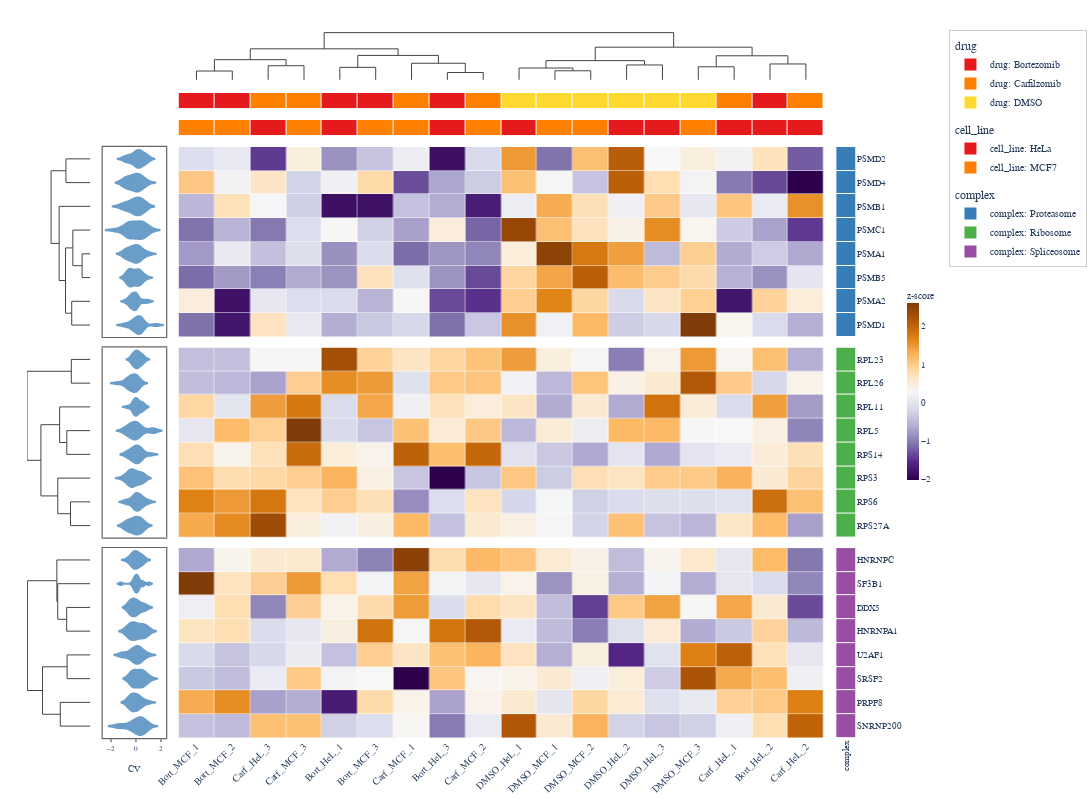

The notebook cell saved with this chart:
### Code cell
# ---------- 3. Quantitative Proteomics (Mass Spectrometry) ----------
#
# Log2 protein intensities across drug-treated cell lines.
# Violin annotations show replicate distributions.
# Split by protein complex membership.

rng3 = np.random.default_rng(2026)

# Proteins from well-known complexes
proteasome = ["PSMA1", "PSMA2", "PSMB1", "PSMB5", "PSMC1", "PSMD1", "PSMD2", "PSMD4"]
ribosome = ["RPL5", "RPL11", "RPS3", "RPS6", "RPS14", "RPL23", "RPL26", "RPS27A"]
spliceosome = ["SF3B1", "U2AF1", "SRSF2", "PRPF8", "SNRNP200", "DDX5", "HNRNPA1", "HNRNPC"]
all_proteins = proteasome + ribosome + spliceosome
complexes = ["Proteasome"] * 8 + ["Ribosome"] * 8 + ["Spliceosome"] * 8
n_prot = len(all_proteins)

# 18 samples: 3 drugs × 2 cell lines × 3 replicates
n_prot_samples = 18
drugs = ["DMSO"] * 6 + ["Bortezomib"] * 6 + ["Carfilzomib"] * 6
cell_lines = (["HeLa"] * 3 + ["MCF7"] * 3) * 3
sample_labels = [f"{d[:4]}_{c[:3]}_{r+1}" for d, c, r in
                 zip(drugs, cell_lines, list(range(3)) * 6)]

# Log2 intensity: baseline ~22–28, drug effects on proteasome
log2_int = rng3.normal(25, 1.5, (n_prot, n_prot_samples))
log2_int[:8, 6:] -= 3.0    # proteasome down with proteasome inhibitors
log2_int[8:16, 6:] += 1.0  # ribosome compensatory up-regulation

df_prot = pd.DataFrame(log2_int, index=all_proteins, columns=sample_labels)

# Violin: replicate variability per protein (simulate 15 technical replicates)
violin_reps = rng3.normal(0, 0.5, (n_prot, 15))

top_ha3 = HeatmapAnnotation(
    drug=drugs,
    cell_line=cell_lines,
)
left_ha3 = HeatmapAnnotation(
    CV={"values": violin_reps, "type": "violin", "color": "#6A9EC9"},
    which="row",
)
right_ha3 = HeatmapAnnotation(
    complex=complexes,
    which="row",
)

hm3 = ComplexHeatmap(
    df_prot,
    top_annotation=top_ha3,
    left_annotation=left_ha3,
    right_annotation=right_ha3,
    split_rows_by="complex",
    colorscale="PuOr_r",
    normalize="row",
    name="z-score",
    cluster_metric="correlation",
    width=1100,
    height=800,
)
hm3.to_plotly()

### Figure 1 — Plotly figure (JSON) as saved in the notebook; plotly's stock layout.template omitted (floating-point values rounded to 4 significant figures; data arrays with more than 128 entries replaced by an {"elided": "..."} marker saying what was removed)
{"data": [{"colorbar": {"len": 0.3, "outlinewidth": 0, "thickness": 12, "tickfont": {"family": "Arial, Helvetica, sans-serif", "size": 9}, "title": {"font": {"family": "Arial, Helvetica, sans-serif", "size": 10}, "text": "z-score"}, "x": 1.057, "xpad": 4, "y": 0.5}, "colorscale": [[0.0, "rgb(45,0,75)"], [0.1, "rgb(84,39,136)"], [0.2, "rgb(128,115,172)"], [0.3, "rgb(178,171,210)"], [0.4, "rgb(216,218,235)"], [0.5, "rgb(247,247,247)"], [0.6, "rgb(254,224,182)"], [0.7, "rgb(253,184,99)"], [0.8, "rgb(224,130,20)"], [0.9, "rgb(179,88,6)"], [1.0, "rgb(127,59,8)"]], "customdata": {"elided": "8x18x2 str values"}, "hovertemplate": "row: %{customdata[0]}<br>col: %{customdata[1]}<br>value: %{z:.3f}<extra></extra>", "showscale": true, "type": "heatmap", "x": [0.0, 1.0, 2.0, 3.0, 4.0, 5.0, 6.0, 7.0, 8.0, 9.0, 10.0, 11.0, 12.0, 13.0, 14.0, 15.0, 16.0, 17.0], "xaxis": "x6", "xgap": 0.5, "y": [0.0, 1.0, 2.0, 3.0, 4.0, 5.0, 6.0, 7.0], "yaxis": "y6", "ygap": 0.5, "z": {"elided": "8x18 float values"}}, {"colorscale": [[0.0, "rgb(45,0,75)"], [0.1, "rgb(84,39,136)"], [0.2, "rgb(128,115,172)"], [0.3, "rgb(178,171,210)"], [0.4, "rgb(216,218,235)"], [0.5, "rgb(247,247,247)"], [0.6, "rgb(254,224,182)"], [0.7, "rgb(253,184,99)"], [0.8, "rgb(224,130,20)"], [0.9, "rgb(179,88,6)"], [1.0, "rgb(127,59,8)"]], "customdata": {"elided": "8x18x2 str values"}, "hovertemplate": "row: %{customdata[0]}<br>col: %{customdata[1]}<br>value: %{z:.3f}<extra></extra>", "showscale": false, "type": "heatmap", "x": [0.0, 1.0, 2.0, 3.0, 4.0, 5.0, 6.0, 7.0, 8.0, 9.0, 10.0, 11.0, 12.0, 13.0, 14.0, 15.0, 16.0, 17.0], "xaxis": "x10", "xgap": 0.5, "y": [0.0, 1.0, 2.0, 3.0, 4.0, 5.0, 6.0, 7.0], "yaxis": "y10", "ygap": 0.5, "z": {"elided": "8x18 float values"}}, {"colorscale": [[0.0, "rgb(45,0,75)"], [0.1, "rgb(84,39,136)"], [0.2, "rgb(128,115,172)"], [0.3, "rgb(178,171,210)"], [0.4, "rgb(216,218,235)"], [0.5, "rgb(247,247,247)"], [0.6, "rgb(254,224,182)"], [0.7, "rgb(253,184,99)"], [0.8, "rgb(224,130,20)"], [0.9, "rgb(179,88,6)"], [1.0, "rgb(127,59,8)"]], "customdata": {"elided": "8x18x2 str values"}, "hovertemplate": "row: %{customdata[0]}<br>col: %{customdata[1]}<br>value: %{z:.3f}<extra></extra>", "showscale": false, "type": "heatmap", "x": [0.0, 1.0, 2.0, 3.0, 4.0, 5.0, 6.0, 7.0, 8.0, 9.0, 10.0, 11.0, 12.0, 13.0, 14.0, 15.0, 16.0, 17.0], "xaxis": "x14", "xgap": 0.5, "y": [0.0, 1.0, 2.0, 3.0, 4.0, 5.0, 6.0, 7.0], "yaxis": "y14", "ygap": 0.5, "z": {"elided": "8x18 float values"}}, {"hoverinfo": "none", "line": {"color": "#444444", "width": 1.0}, "mode": "lines", "showlegend": false, "type": "scatter", "x": [0.0, 0.0, 1.0, 1.0], "xaxis": "x", "y": [0.0, 0.4455, 0.4455, 0.0], "yaxis": "y"}, {"hoverinfo": "none", "line": {"color": "#444444", "width": 1.0}, "mode": "lines", "showlegend": false, "type": "scatter", "x": [2.0, 2.0, 3.0, 3.0], "xaxis": "x", "y": [0.0, 0.7147, 0.7147, 0.0], "yaxis": "y"}, {"hoverinfo": "none", "line": {"color": "#444444", "width": 1.0}, "mode": "lines", "showlegend": false, "type": "scatter", "x": [0.5, 0.5, 2.5, 2.5], "xaxis": "x", "y": [0.4455, 1.024, 1.024, 0.7147], "yaxis": "y"}, {"hoverinfo": "none", "line": {"color": "#444444", "width": 1.0}, "mode": "lines", "showlegend": false, "type": "scatter", "x": [4.0, 4.0, 5.0, 5.0], "xaxis": "x", "y": [0.0, 0.6325, 0.6325, 0.0], "yaxis": "y"}, {"hoverinfo": "none", "line": {"color": "#444444", "width": 1.0}, "mode": "lines", "showlegend": false, "type": "scatter", "x": [7.0, 7.0, 8.0, 8.0], "xaxis": "x", "y": [0.0, 0.3687, 0.3687, 0.0], "yaxis": "y"}, {"hoverinfo": "none", "line": {"color": "#444444", "width": 1.0}, "mode": "lines", "showlegend": false, "type": "scatter", "x": [6.0, 6.0, 7.5, 7.5], "xaxis": "x", "y": [0.0, 0.8413, 0.8413, 0.3687], "yaxis": "y"}, {"hoverinfo": "none", "line": {"color": "#444444", "width": 1.0}, "mode": "lines", "showlegend": false, "type": "scatter", "x": [4.5, 4.5, 6.75, 6.75], "xaxis": "x", "y": [0.6325, 1.24, 1.24, 0.8413], "yaxis": "y"}, {"hoverinfo": "none", "line": {"color": "#444444", "width": 1.0}, "mode": "lines", "showlegend": false, "type": "scatter", "x": [1.5, 1.5, 5.625, 5.625], "xaxis": "x", "y": [1.024, 1.575, 1.575, 1.24], "yaxis": "y"}, {"hoverinfo": "none", "line": {"color": "#444444", "width": 1.0}, "mode": "lines", "showlegend": false, "type": "scatter", "x": [10.0, 10.0, 11.0, 11.0], "xaxis": "x", "y": [0.0, 0.458, 0.458, 0.0], "yaxis": "y"}, {"hoverinfo": "none", "line": {"color": "#444444", "width": 1.0}, "mode": "lines", "showlegend": false, "type": "scatter", "x": [9.0, 9.0, 10.5, 10.5], "xaxis": "x", "y": [0.0, 0.598, 0.598, 0.458], "yaxis": "y"}, {"hoverinfo": "none", "line": {"color": "#444444", "width": 1.0}, "mode": "lines", "showlegend": false, "type": "scatter", "x": [12.0, 12.0, 13.0, 13.0], "xaxis": "x", "y": [0.0, 0.7542, 0.7542, 0.0], "yaxis": "y"}, {"hoverinfo": "none", "line": {"color": "#444444", "width": 1.0}, "mode": "lines", "showlegend": false, "type": "scatter", "x": [9.75, 9.75, 12.5, 12.5], "xaxis": "x", "y": [0.598, 0.9743, 0.9743, 0.7542], "yaxis": "y"}, {"hoverinfo": "none", "line": {"color": "#444444", "width": 1.0}, "mode": "lines", "showlegend": false, "type": "scatter", "x": [14.0, 14.0, 15.0, 15.0], "xaxis": "x", "y": [0.0, 0.6609, 0.6609, 0.0], "yaxis": "y"}, {"hoverinfo": "none", "line": {"color": "#444444", "width": 1.0}, "mode": "lines", "showlegend": false, "type": "scatter", "x": [16.0, 16.0, 17.0, 17.0], "xaxis": "x", "y": [0.0, 0.8049, 0.8049, 0.0], "yaxis": "y"}, {"hoverinfo": "none", "line": {"color": "#444444", "width": 1.0}, "mode": "lines", "showlegend": false, "type": "scatter", "x": [14.5, 14.5, 16.5, 16.5], "xaxis": "x", "y": [0.6609, 1.221, 1.221, 0.8049], "yaxis": "y"}, {"hoverinfo": "none", "line": {"color": "#444444", "width": 1.0}, "mode": "lines", "showlegend": false, "type": "scatter", "x": [11.12, 11.12, 15.5, 15.5], "xaxis": "x", "y": [0.9743, 1.659, 1.659, 1.221], "yaxis": "y"}, {"hoverinfo": "none", "line": {"color": "#444444", "width": 1.0}, "mode": "lines", "showlegend": false, "type": "scatter", "x": [3.562, 3.562, 13.31, 13.31], "xaxis": "x", "y": [1.575, 2.4, 2.4, 1.659], "yaxis": "y"}, {"hoverinfo": "none", "line": {"color": "#444444", "width": 1.0}, "mode": "lines", "showlegend": false, "type": "scatter", "x": [-0.0, -0.6477, -0.6477, -0.0], "xaxis": "x4", "y": [0.0, 0.0, 1.0, 1.0], "yaxis": "y4"}, {"hoverinfo": "none", "line": {"color": "#444444", "width": 1.0}, "mode": "lines", "showlegend": false, "type": "scatter", "x": [-0.0, -0.2188, -0.2188, -0.0], "xaxis": "x4", "y": [4.0, 4.0, 5.0, 5.0], "yaxis": "y4"}, {"hoverinfo": "none", "line": {"color": "#444444", "width": 1.0}, "mode": "lines", "showlegend": false, "type": "scatter", "x": [-0.0, -0.4648, -0.4648, -0.2188], "xaxis": "x4", "y": [3.0, 3.0, 4.5, 4.5], "yaxis": "y4"}, {"hoverinfo": "none", "line": {"color": "#444444", "width": 1.0}, "mode": "lines", "showlegend": false, "type": "scatter", "x": [-0.0, -0.4942, -0.4942, -0.0], "xaxis": "x4", "y": [6.0, 6.0, 7.0, 7.0], "yaxis": "y4"}, {"hoverinfo": "none", "line": {"color": "#444444", "width": 1.0}, "mode": "lines", "showlegend": false, "type": "scatter", "x": [-0.4648, -0.6585, -0.6585, -0.4942], "xaxis": "x4", "y": [3.75, 3.75, 6.5, 6.5], "yaxis": "y4"}, {"hoverinfo": "none", "line": {"color": "#444444", "width": 1.0}, "mode": "lines", "showlegend": false, "type": "scatter", "x": [-0.0, -0.828, -0.828, -0.6585], "xaxis": "x4", "y": [2.0, 2.0, 5.125, 5.125], "yaxis": "y4"}, {"hoverinfo": "none", "line": {"color": "#444444", "width": 1.0}, "mode": "lines", "showlegend": false, "type": "scatter", "x": [-0.6477, -1.043, -1.043, -0.828], "xaxis": "x4", "y": [0.5, 0.5, 3.562, 3.562], "yaxis": "y4"}, {"hoverinfo": "none", "line": {"color": "#444444", "width": 1.0}, "mode": "lines", "showlegend": false, "type": "scatter", "x": [-0.0, -0.5054, -0.5054, -0.0], "xaxis": "x8", "y": [0.0, 0.0, 1.0, 1.0], "yaxis": "y8"}, {"hoverinfo": "none", "line": {"color": "#444444", "width": 1.0}, "mode": "lines", "showlegend": false, "type": "scatter", "x": [-0.0, -0.6247, -0.6247, -0.0], "xaxis": "x8", "y": [3.0, 3.0, 4.0, 4.0], "yaxis": "y8"}, {"hoverinfo": "none", "line": {"color": "#444444", "width": 1.0}, "mode": "lines", "showlegend": false, "type": "scatter", "x": [-0.0, -0.8149, -0.8149, -0.6247], "xaxis": "x8", "y": [2.0, 2.0, 3.5, 3.5], "yaxis": "y8"}, {"hoverinfo": "none", "line": {"color": "#444444", "width": 1.0}, "mode": "lines", "showlegend": false, "type": "scatter", "x": [-0.0, -0.5264, -0.5264, -0.0], "xaxis": "x8", "y": [6.0, 6.0, 7.0, 7.0], "yaxis": "y8"}, {"hoverinfo": "none", "line": {"color": "#444444", "width": 1.0}, "mode": "lines", "showlegend": false, "type": "scatter", "x": [-0.0, -0.8643, -0.8643, -0.5264], "xaxis": "x8", "y": [5.0, 5.0, 6.5, 6.5], "yaxis": "y8"}, {"hoverinfo": "none", "line": {"color": "#444444", "width": 1.0}, "mode": "lines", "showlegend": false, "type": "scatter", "x": [-0.8149, -1.312, -1.312, -0.8643], "xaxis": "x8", "y": [2.75, 2.75, 5.75, 5.75], "yaxis": "y8"}, {"hoverinfo": "none", "line": {"color": "#444444", "width": 1.0}, "mode": "lines", "showlegend": false, "type": "scatter", "x": [-0.5054, -1.681, -1.681, -1.312], "xaxis": "x8", "y": [0.5, 0.5, 4.25, 4.25], "yaxis": "y8"}, {"hoverinfo": "none", "line": {"color": "#444444", "width": 1.0}, "mode": "lines", "showlegend": false, "type": "scatter", "x": [-0.0, -0.6283, -0.6283, -0.0], "xaxis": "x12", "y": [2.0, 2.0, 3.0, 3.0], "yaxis": "y12"}, {"hoverinfo": "none", "line": {"color": "#444444", "width": 1.0}, "mode": "lines", "showlegend": false, "type": "scatter", "x": [-0.0, -0.8658, -0.8658, -0.6283], "xaxis": "x12", "y": [1.0, 1.0, 2.5, 2.5], "yaxis": "y12"}, {"hoverinfo": "none", "line": {"color": "#444444", "width": 1.0}, "mode": "lines", "showlegend": false, "type": "scatter", "x": [-0.0, -0.8887, -0.8887, -0.8658], "xaxis": "x12", "y": [0.0, 0.0, 1.75, 1.75], "yaxis": "y12"}, {"hoverinfo": "none", "line": {"color": "#444444", "width": 1.0}, "mode": "lines", "showlegend": false, "type": "scatter", "x": [-0.0, -0.6161, -0.6161, -0.0], "xaxis": "x12", "y": [4.0, 4.0, 5.0, 5.0], "yaxis": "y12"}, {"hoverinfo": "none", "line": {"color": "#444444", "width": 1.0}, "mode": "lines", "showlegend": false, "type": "scatter", "x": [-0.0, -0.7976, -0.7976, -0.0], "xaxis": "x12", "y": [6.0, 6.0, 7.0, 7.0], "yaxis": "y12"}, {"hoverinfo": "none", "line": {"color": "#444444", "width": 1.0}, "mode": "lines", "showlegend": false, "type": "scatter", "x": [-0.6161, -1.27, -1.27, -0.7976], "xaxis": "x12", "y": [4.5, 4.5, 6.5, 6.5], "yaxis": "y12"}, {"hoverinfo": "none", "line": {"color": "#444444", "width": 1.0}, "mode": "lines", "showlegend": false, "type": "scatter", "x": [-0.8887, -1.671, -1.671, -1.27], "xaxis": "x12", "y": [0.875, 0.875, 5.5, 5.5], "yaxis": "y12"}, {"colorscale": [[0.0, "#E41A1C"], [0.3333, "#E41A1C"], [0.3333, "#FF7F00"], [0.6667, "#FF7F00"], [0.6667, "#FFD92F"], [1.0, "#FFD92F"]], "customdata": [["Bortezomib", "Bortezomib", "Carfilzomib", "Carfilzomib", "Bortezomib", "Bortezomib", "Carfilzomib", "Bortezomib", "Carfilzomib", "DMSO", "DMSO", "DMSO", "DMSO", "DMSO", "DMSO", "Carfilzomib", "Bortezomib", "Carfilzomib"]], "hovertemplate": "drug: %{customdata}<extra></extra>", "showscale": false, "type": "heatmap", "x": [0.0, 1.0, 2.0, 3.0, 4.0, 5.0, 6.0, 7.0, 8.0, 9.0, 10.0, 11.0, 12.0, 13.0, 14.0, 15.0, 16.0, 17.0], "xaxis": "x2", "xgap": 1, "y": ["drug"], "yaxis": "y2", "ygap": 1, "z": [[0, 0, 1, 1, 0, 0, 1, 0, 1, 2, 2, 2, 2, 2, 2, 1, 0, 1]], "zmax": 2.5, "zmin": -0.5}, {"colorscale": [[0.0, "#E41A1C"], [0.5, "#E41A1C"], [0.5, "#FF7F00"], [1.0, "#FF7F00"]], "customdata": [["MCF7", "MCF7", "HeLa", "MCF7", "HeLa", "MCF7", "MCF7", "HeLa", "MCF7", "HeLa", "MCF7", "MCF7", "HeLa", "HeLa", "MCF7", "HeLa", "HeLa", "HeLa"]], "hovertemplate": "cell_line: %{customdata}<extra></extra>", "showscale": false, "type": "heatmap", "x": [0.0, 1.0, 2.0, 3.0, 4.0, 5.0, 6.0, 7.0, 8.0, 9.0, 10.0, 11.0, 12.0, 13.0, 14.0, 15.0, 16.0, 17.0], "xaxis": "x3", "xgap": 1, "y": ["cell_line"], "yaxis": "y3", "ygap": 1, "z": [[1, 1, 0, 1, 0, 1, 1, 0, 1, 0, 1, 1, 0, 0, 1, 0, 0, 0]], "zmax": 1.5, "zmin": -0.5}, {"fillcolor": "#6A9EC9", "hoverinfo": "x", "line": {"color": "#6A9EC9"}, "marker": {"color": "#6A9EC9"}, "meanline": {"visible": true}, "name": "CV", "orientation": "h", "points": false, "scalemode": "width", "showlegend": false, "type": "violin", "width": 0.75, "x": [0.8157, 0.1074, 0.2672, 0.3831, -0.676, -0.09106, 0.9203, 0.01825, 0.7013, 0.442, -0.9139, 0.3537, -0.5441, 0.1306, -0.2078], "xaxis": "x5", "y": [0.0, 0.0, 0.0, 0.0, 0.0, 0.0, 0.0, 0.0, 0.0, 0.0, 0.0, 0.0, 0.0, 0.0, 0.0], "yaxis": "y5"}, {"fillcolor": "#6A9EC9", "hoverinfo": "x", "line": {"color": "#6A9EC9"}, "marker": {"color": "#6A9EC9"}, "meanline": {"visible": true}, "name": "CV", "orientation": "h", "points": false, "scalemode": "width", "showlegend": false, "type": "violin", "width": 0.75, "x": [0.01088, -0.03544, 0.1213, -0.2242, -0.6755, -0.505, 0.4581, 0.8622, 0.1163, 0.4211, 0.4884, -0.6829, -0.9363, -0.02563, -0.9462], "xaxis": "x5", "y": [1.0, 1.0, 1.0, 1.0, 1.0, 1.0, 1.0, 1.0, 1.0, 1.0, 1.0, 1.0, 1.0, 1.0, 1.0], "yaxis": "y5"}, {"fillcolor": "#6A9EC9", "hoverinfo": "x", "line": {"color": "#6A9EC9"}, "marker": {"color": "#6A9EC9"}, "meanline": {"visible": true}, "name": "CV", "orientation": "h", "points": false, "scalemode": "width", "showlegend": false, "type": "violin", "width": 0.75, "x": [-0.4927, -0.9411, -0.08607, 0.7397, 0.09638, -1.158, -0.6885, 0.06146, 0.5338, 0.07054, 0.07465, 0.5365, 0.6281, -0.3383, 0.219], "xaxis": "x5", "y": [2.0, 2.0, 2.0, 2.0, 2.0, 2.0, 2.0, 2.0, 2.0, 2.0, 2.0, 2.0, 2.0, 2.0, 2.0], "yaxis": "y5"}, {"fillcolor": "#6A9EC9", "hoverinfo": "x", "line": {"color": "#6A9EC9"}, "marker": {"color": "#6A9EC9"}, "meanline": {"visible": true}, "name": "CV", "orientation": "h", "points": false, "scalemode": "width", "showlegend": false, "type": "violin", "width": 0.75, "x": [-0.6471, 0.455, 0.2152, -1.556, -0.4605, -0.554, 0.3222, 0.7363, 1.029, 0.3531, -0.548, -0.5656, -0.4764, 0.2447, 0.6327], "xaxis": "x5", "y": [3.0, 3.0, 3.0, 3.0, 3.0, 3.0, 3.0, 3.0, 3.0, 3.0, 3.0, 3.0, 3.0, 3.0, 3.0], "yaxis": "y5"}, {"fillcolor": "#6A9EC9", "hoverinfo": "x", "line": {"color": "#6A9EC9"}, "marker": {"color": "#6A9EC9"}, "meanline": {"visible": true}, "name": "CV", "orientation": "h", "points": false, "scalemode": "width", "showlegend": false, "type": "violin", "width": 0.75, "x": [-0.4514, 0.1901, 0.5923, -0.04419, 0.06464, -0.8472, -0.4277, -0.9242, 0.9572, 0.2363, 0.3623, -0.1013, -0.7303, 0.08799, -0.3182], "xaxis": "x5", "y": [4.0, 4.0, 4.0, 4.0, 4.0, 4.0, 4.0, 4.0, 4.0, 4.0, 4.0, 4.0, 4.0, 4.0, 4.0], "yaxis": "y5"}, {"fillcolor": "#6A9EC9", "hoverinfo": "x", "line": {"color": "#6A9EC9"}, "marker": {"color": "#6A9EC9"}, "meanline": {"visible": true}, "name": "CV", "orientation": "h", "points": false, "scalemode": "width", "showlegend": false, "type": "violin", "width": 0.75, "x": [-0.4787, -0.5383, 0.2942, -0.7117, 0.08493, 0.1571, 0.4306, -0.5752, 0.1904, -0.06271, 0.743, -0.3714, -0.555, 0.2501, -0.4279], "xaxis": "x5", "y": [5.0, 5.0, 5.0, 5.0, 5.0, 5.0, 5.0, 5.0, 5.0, 5.0, 5.0, 5.0, 5.0, 5.0, 5.0], "yaxis": "y5"}, {"fillcolor": "#6A9EC9", "hoverinfo": "x", "line": {"color": "#6A9EC9"}, "marker": {"color": "#6A9EC9"}, "meanline": {"visible": true}, "name": "CV", "orientation": "h", "points": false, "scalemode": "width", "showlegend": false, "type": "violin", "width": 0.75, "x": [-0.4849, 0.02771, 0.05491, -0.09025, -0.3871, -0.4929, 0.00316, 0.6112, -0.8022, -0.3286, -0.08118, -0.07937, -0.2964, 0.9643, 0.1999], "xaxis": "x5", "y": [6.0, 6.0, 6.0, 6.0, 6.0, 6.0, 6.0, 6.0, 6.0, 6.0, 6.0, 6.0, 6.0, 6.0, 6.0], "yaxis": "y5"}, {"fillcolor": "#6A9EC9", "hoverinfo": "x", "line": {"color": "#6A9EC9"}, "marker": {"color": "#6A9EC9"}, "meanline": {"visible": true}, "name": "CV", "orientation": "h", "points": false, "scalemode": "width", "showlegend": false, "type": "violin", "width": 0.75, "x": [-0.9589, 0.3046, 0.4639, 0.158, 1.618, 0.2676, 0.01625, 0.3053, -0.2721, -0.5496, 0.2111, 0.5768, -0.1175, 0.4629, -0.1879], "xaxis": "x5", "y": [7.0, 7.0, 7.0, 7.0, 7.0, 7.0, 7.0, 7.0, 7.0, 7.0, 7.0, 7.0, 7.0, 7.0, 7.0], "yaxis": "y5"}, {"fillcolor": "#6A9EC9", "hoverinfo": "x", "line": {"color": "#6A9EC9"}, "marker": {"color": "#6A9EC9"}, "meanline": {"visible": true}, "name": "CV", "orientation": "h", "points": false, "scalemode": "width", "showlegend": false, "type": "violin", "width": 0.75, "x": [-0.2932, 0.2695, 0.501, 0.1367, -0.1863, 0.6814, 0.06876, 0.1768, -0.3817, -0.1088, 0.4991, 0.3719, -0.09353, 0.004122, 0.09949], "xaxis": "x9", "y": [0.0, 0.0, 0.0, 0.0, 0.0, 0.0, 0.0, 0.0, 0.0, 0.0, 0.0, 0.0, 0.0, 0.0, 0.0], "yaxis": "y9"}, {"fillcolor": "#6A9EC9", "hoverinfo": "x", "line": {"color": "#6A9EC9"}, "marker": {"color": "#6A9EC9"}, "meanline": {"visible": true}, "name": "CV", "orientation": "h", "points": false, "scalemode": "width", "showlegend": false, "type": "violin", "width": 0.75, "x": [-0.4706, -0.09266, -0.2558, -0.6929, 0.07609, -0.0719, -0.7319, -0.3975, -0.04354, -1.446, 0.092, 0.1334, 0.3244, -0.2976, -0.7114], "xaxis": "x9", "y": [1.0, 1.0, 1.0, 1.0, 1.0, 1.0, 1.0, 1.0, 1.0, 1.0, 1.0, 1.0, 1.0, 1.0, 1.0], "yaxis": "y9"}, {"fillcolor": "#6A9EC9", "hoverinfo": "x", "line": {"color": "#6A9EC9"}, "marker": {"color": "#6A9EC9"}, "meanline": {"visible": true}, "name": "CV", "orientation": "h", "points": false, "scalemode": "width", "showlegend": false, "type": "violin", "width": 0.75, "x": [0.5551, 0.5942, 0.5254, 0.1413, -0.09216, -0.1393, 0.06014, 0.2135, -0.6378, -0.1402, -0.02028, 0.05393, -0.1548, 0.4032, -0.052], "xaxis": "x9", "y": [2.0, 2.0, 2.0, 2.0, 2.0, 2.0, 2.0, 2.0, 2.0, 2.0, 2.0, 2.0, 2.0, 2.0, 2.0], "yaxis": "y9"}, {"fillcolor": "#6A9EC9", "hoverinfo": "x", "line": {"color": "#6A9EC9"}, "marker": {"color": "#6A9EC9"}, "meanline": {"visible": true}, "name": "CV", "orientation": "h", "points": false, "scalemode": "width", "showlegend": false, "type": "violin", "width": 0.75, "x": [-0.1362, -0.7391, -0.312, -0.3756, 0.26, -0.3236, -0.5739, 0.0244, 1.484, 0.2464, -0.9725, 0.04566, 1.286, 0.08457, 0.6403], "xaxis": "x9", "y": [3.0, 3.0, 3.0, 3.0, 3.0, 3.0, 3.0, 3.0, 3.0, 3.0, 3.0, 3.0, 3.0, 3.0, 3.0], "yaxis": "y9"}, {"fillcolor": "#6A9EC9", "hoverinfo": "x", "line": {"color": "#6A9EC9"}, "marker": {"color": "#6A9EC9"}, "meanline": {"visible": true}, "name": "CV", "orientation": "h", "points": false, "scalemode": "width", "showlegend": false, "type": "violin", "width": 0.75, "x": [-0.3918, 1.174, -0.2078, 0.05953, 0.6079, 0.3283, -0.7057, 0.3193, 0.3552, -0.09082, 0.2321, 0.05237, -0.6927, -0.2817, 0.01036], "xaxis": "x9", "y": [4.0, 4.0, 4.0, 4.0, 4.0, 4.0, 4.0, 4.0, 4.0, 4.0, 4.0, 4.0, 4.0, 4.0, 4.0], "yaxis": "y9"}, {"fillcolor": "#6A9EC9", "hoverinfo": "x", "line": {"color": "#6A9EC9"}, "marker": {"color": "#6A9EC9"}, "meanline": {"visible": true}, "name": "CV", "orientation": "h", "points": false, "scalemode": "width", "showlegend": false, "type": "violin", "width": 0.75, "x": [-0.1877, -0.6184, -0.3887, 0.1148, 0.05959, -1.019, 0.4622, -0.3513, -0.451, 0.5574, 0.5817, -0.3557, -0.1778, -0.612, 0.4071], "xaxis": "x9", "y": [5.0, 5.0, 5.0, 5.0, 5.0, 5.0, 5.0, 5.0, 5.0, 5.0, 5.0, 5.0, 5.0, 5.0, 5.0], "yaxis": "y9"}, {"fillcolor": "#6A9EC9", "hoverinfo": "x", "line": {"color": "#6A9EC9"}, "marker": {"color": "#6A9EC9"}, "meanline": {"visible": true}, "name": "CV", "orientation": "h", "points": false, "scalemode": "width", "showlegend": false, "type": "violin", "width": 0.75, "x": [0.4523, -0.2194, 0.6958, 0.4593, -0.06186, 0.3608, -0.8273, -0.1314, 0.1258, -0.005212, 1.025, 0.1553, 0.1832, -0.664, -0.09374], "xaxis": "x9", "y": [6.0, 6.0, 6.0, 6.0, 6.0, 6.0, 6.0, 6.0, 6.0, 6.0, 6.0, 6.0, 6.0, 6.0, 6.0], "yaxis": "y9"}, {"fillcolor": "#6A9EC9", "hoverinfo": "x", "line": {"color": "#6A9EC9"}, "marker": {"color": "#6A9EC9"}, "meanline": {"visible": true}, "name": "CV", "orientation": "h", "points": false, "scalemode": "width", "showlegend": false, "type": "violin", "width": 0.75, "x": [0.3141, -0.6875, 0.2705, -0.3379, -0.5061, 0.1472, 0.5611, -0.07847, -0.1229, -0.8443, 0.4156, 0.03643, -0.1358, 0.6542, -0.7837], "xaxis": "x9", "y": [7.0, 7.0, 7.0, 7.0, 7.0, 7.0, 7.0, 7.0, 7.0, 7.0, 7.0, 7.0, 7.0, 7.0, 7.0], "yaxis": "y9"}, {"fillcolor": "#6A9EC9", "hoverinfo": "x", "line": {"color": "#6A9EC9"}, "marker": {"color": "#6A9EC9"}, "meanline": {"visible": true}, "name": "CV", "orientation": "h", "points": false, "scalemode": "width", "showlegend": false, "type": "violin", "width": 0.75, "x": [-0.3048, 0.02466, -0.1102, 0.1514, -0.3062, -0.04246, 0.5007, 0.6665, -0.395, -0.116, -0.06339, -0.6749, 0.469, 0.2824, 0.2607], "xaxis": "x13", "y": [0.0, 0.0, 0.0, 0.0, 0.0, 0.0, 0.0, 0.0, 0.0, 0.0, 0.0, 0.0, 0.0, 0.0, 0.0], "yaxis": "y13"}, {"fillcolor": "#6A9EC9", "hoverinfo": "x", "line": {"color": "#6A9EC9"}, "marker": {"color": "#6A9EC9"}, "meanline": {"visible": true}, "name": "CV", "orientation": "h", "points": false, "scalemode": "width", "showlegend": false, "type": "violin", "width": 0.75, "x": [-0.2523, 0.002425, -0.1478, -1.218, 0.1747, -0.01525, 0.5054, 1.02, -0.09395, 0.1922, 0.1265, 0.08489, -0.06915, 0.1933, 0.5641], "xaxis": "x13", "y": [1.0, 1.0, 1.0, 1.0, 1.0, 1.0, 1.0, 1.0, 1.0, 1.0, 1.0, 1.0, 1.0, 1.0, 1.0], "yaxis": "y13"}, {"fillcolor": "#6A9EC9", "hoverinfo": "x", "line": {"color": "#6A9EC9"}, "marker": {"color": "#6A9EC9"}, "meanline": {"visible": true}, "name": "CV", "orientation": "h", "points": false, "scalemode": "width", "showlegend": false, "type": "violin", "width": 0.75, "x": [0.0941, -0.4867, -0.4016, 0.2028, 0.1539, -0.3171, -0.534, 0.758, -0.1193, -0.03426, -0.2667, 0.6992, 0.5577, -0.5108, -0.03829], "xaxis": "x13", "y": [2.0, 2.0, 2.0, 2.0, 2.0, 2.0, 2.0, 2.0, 2.0, 2.0, 2.0, 2.0, 2.0, 2.0, 2.0], "yaxis": "y13"}, {"fillcolor": "#6A9EC9", "hoverinfo": "x", "line": {"color": "#6A9EC9"}, "marker": {"color": "#6A9EC9"}, "meanline": {"visible": true}, "name": "CV", "orientation": "h", "points": false, "scalemode": "width", "showlegend": false, "type": "violin", "width": 0.75, "x": [-0.4611, 0.9272, 0.2216, -0.1401, -0.1687, 0.2721, -0.123, 0.7713, -0.4631, -0.6173, 0.7052, -0.2128, 0.7099, 0.4399, -0.679], "xaxis": "x13", "y": [3.0, 3.0, 3.0, 3.0, 3.0, 3.0, 3.0, 3.0, 3.0, 3.0, 3.0, 3.0, 3.0, 3.0, 3.0], "yaxis": "y13"}, {"fillcolor": "#6A9EC9", "hoverinfo": "x", "line": {"color": "#6A9EC9"}, "marker": {"color": "#6A9EC9"}, "meanline": {"visible": true}, "name": "CV", "orientation": "h", "points": false, "scalemode": "width", "showlegend": false, "type": "violin", "width": 0.75, "x": [-0.4245, 0.9505, 0.2531, 0.1515, -1.125, -0.005313, -0.4879, 0.2872, 0.4778, 0.5749, -0.0832, -0.0373, 0.2186, -1.049, -0.2169], "xaxis": "x13", "y": [4.0, 4.0, 4.0, 4.0, 4.0, 4.0, 4.0, 4.0, 4.0, 4.0, 4.0, 4.0, 4.0, 4.0, 4.0], "yaxis": "y13"}, {"fillcolor": "#6A9EC9", "hoverinfo": "x", "line": {"color": "#6A9EC9"}, "marker": {"color": "#6A9EC9"}, "meanline": {"visible": true}, "name": "CV", "orientation": "h", "points": false, "scalemode": "width", "showlegend": false, "type": "violin", "width": 0.75, "x": [-0.2714, 0.2604, -0.2287, 0.3719, -0.09642, 0.4276, 1.109, 0.779, 0.4736, 0.5724, -0.183, -0.3853, -0.423, 0.09788, 0.7367], "xaxis": "x13", "y": [5.0, 5.0, 5.0, 5.0, 5.0, 5.0, 5.0, 5.0, 5.0, 5.0, 5.0, 5.0, 5.0, 5.0, 5.0], "yaxis": "y13"}, {"fillcolor": "#6A9EC9", "hoverinfo": "x", "line": {"color": "#6A9EC9"}, "marker": {"color": "#6A9EC9"}, "meanline": {"visible": true}, "name": "CV", "orientation": "h", "points": false, "scalemode": "width", "showlegend": false, "type": "violin", "width": 0.75, "x": [-0.3647, 0.2343, -0.6236, -0.6082, 0.4288, -0.3434, -0.3577, 0.9877, 0.03447, -0.02224, -0.1148, 0.2077, -0.3539, 0.02866, 0.5434], "xaxis": "x13", "y": [6.0, 6.0, 6.0, 6.0, 6.0, 6.0, 6.0, 6.0, 6.0, 6.0, 6.0, 6.0, 6.0, 6.0, 6.0], "yaxis": "y13"}, {"fillcolor": "#6A9EC9", "hoverinfo": "x", "line": {"color": "#6A9EC9"}, "marker": {"color": "#6A9EC9"}, "meanline": {"visible": true}, "name": "CV", "orientation": "h", "points": false, "scalemode": "width", "showlegend": false, "type": "violin", "width": 0.75, "x": [-0.1603, -1.189, -0.3275, 0.384, 0.5604, 0.1818, 0.7137, -0.5198, 0.6394, 0.1049, 0.338, -1.43, 0.4462, 0.1165, 0.9542], "xaxis": "x13", "y": [7.0, 7.0, 7.0, 7.0, 7.0, 7.0, 7.0, 7.0, 7.0, 7.0, 7.0, 7.0, 7.0, 7.0, 7.0], "yaxis": "y13"}, {"colorscale": [[0.0, "#377EB8"], [0.3333, "#377EB8"], [0.3333, "#4DAF4A"], [0.6667, "#4DAF4A"], [0.6667, "#984EA3"], [1.0, "#984EA3"]], "customdata": [["Proteasome"], ["Proteasome"], ["Proteasome"], ["Proteasome"], ["Proteasome"], ["Proteasome"], ["Proteasome"], ["Proteasome"]], "hovertemplate": "complex: %{customdata}<extra></extra>", "showscale": false, "type": "heatmap", "x": ["complex"], "xaxis": "x7", "xgap": 1, "y": [0.0, 1.0, 2.0, 3.0, 4.0, 5.0, 6.0, 7.0], "yaxis": "y7", "ygap": 1, "z": [[0], [0], [0], [0], [0], [0], [0], [0]], "zmax": 2.5, "zmin": -0.5}, {"colorscale": [[0.0, "#377EB8"], [0.3333, "#377EB8"], [0.3333, "#4DAF4A"], [0.6667, "#4DAF4A"], [0.6667, "#984EA3"], [1.0, "#984EA3"]], "customdata": [["Ribosome"], ["Ribosome"], ["Ribosome"], ["Ribosome"], ["Ribosome"], ["Ribosome"], ["Ribosome"], ["Ribosome"]], "hovertemplate": "complex: %{customdata}<extra></extra>", "showlegend": false, "showscale": false, "type": "heatmap", "x": ["complex"], "xaxis": "x11", "xgap": 1, "y": [0.0, 1.0, 2.0, 3.0, 4.0, 5.0, 6.0, 7.0], "yaxis": "y11", "ygap": 1, "z": [[1], [1], [1], [1], [1], [1], [1], [1]], "zmax": 2.5, "zmin": -0.5}, {"colorscale": [[0.0, "#377EB8"], [0.3333, "#377EB8"], [0.3333, "#4DAF4A"], [0.6667, "#4DAF4A"], [0.6667, "#984EA3"], [1.0, "#984EA3"]], "customdata": [["Spliceosome"], ["Spliceosome"], ["Spliceosome"], ["Spliceosome"], ["Spliceosome"], ["Spliceosome"], ["Spliceosome"], ["Spliceosome"]], "hovertemplate": "complex: %{customdata}<extra></extra>", "showlegend": false, "showscale": false, "type": "heatmap", "x": ["complex"], "xaxis": "x15", "xgap": 1, "y": [0.0, 1.0, 2.0, 3.0, 4.0, 5.0, 6.0, 7.0], "yaxis": "y15", "ygap": 1, "z": [[2], [2], [2], [2], [2], [2], [2], [2]], "zmax": 2.5, "zmin": -0.5}, {"legendgroup": "drug", "legendgrouptitle": {"text": "drug"}, "marker": {"color": "#E41A1C", "size": 10, "symbol": "square"}, "mode": "markers", "name": "drug: Bortezomib", "showlegend": true, "type": "scatter", "x": [null], "y": [null]}, {"legendgroup": "drug", "legendgrouptitle": {"text": "drug"}, "marker": {"color": "#FF7F00", "size": 10, "symbol": "square"}, "mode": "markers", "name": "drug: Carfilzomib", "showlegend": true, "type": "scatter", "x": [null], "y": [null]}, {"legendgroup": "drug", "legendgrouptitle": {"text": "drug"}, "marker": {"color": "#FFD92F", "size": 10, "symbol": "square"}, "mode": "markers", "name": "drug: DMSO", "showlegend": true, "type": "scatter", "x": [null], "y": [null]}, {"legendgroup": "cell_line", "legendgrouptitle": {"text": "cell_line"}, "marker": {"color": "#E41A1C", "size": 10, "symbol": "square"}, "mode": "markers", "name": "cell_line: HeLa", "showlegend": true, "type": "scatter", "x": [null], "y": [null]}, {"legendgroup": "cell_line", "legendgrouptitle": {"text": "cell_line"}, "marker": {"color": "#FF7F00", "size": 10, "symbol": "square"}, "mode": "markers", "name": "cell_line: MCF7", "showlegend": true, "type": "scatter", "x": [null], "y": [null]}, {"legendgroup": "complex", "legendgrouptitle": {"text": "complex"}, "marker": {"color": "#377EB8", "size": 10, "symbol": "square"}, "mode": "markers", "name": "complex: Proteasome", "showlegend": true, "type": "scatter", "x": [null], "y": [null]}, {"legendgroup": "complex", "legendgrouptitle": {"text": "complex"}, "marker": {"color": "#4DAF4A", "size": 10, "symbol": "square"}, "mode": "markers", "name": "complex: Ribosome", "showlegend": true, "type": "scatter", "x": [null], "y": [null]}, {"legendgroup": "complex", "legendgrouptitle": {"text": "complex"}, "marker": {"color": "#984EA3", "size": 10, "symbol": "square"}, "mode": "markers", "name": "complex: Spliceosome", "showlegend": true, "type": "scatter", "x": [null], "y": [null]}], "layout": {"barmode": "stack", "font": {"family": "Arial, Helvetica, sans-serif", "size": 11}, "height": 800, "legend": {"bgcolor": "rgba(255,255,255,0.8)", "bordercolor": "#cccccc", "borderwidth": 1, "font": {"family": "Arial, Helvetica, sans-serif", "size": 10}, "itemsizing": "constant", "tracegroupgap": 8, "x": 1.113, "xanchor": "left", "y": 1.0, "yanchor": "top"}, "margin": {"b": 5, "l": 5, "r": 236, "t": 30}, "paper_bgcolor": "white", "plot_bgcolor": "rgba(0,0,0,0)", "width": 1100, "xaxis": {"anchor": "y", "domain": [0.1828, 0.9611], "matches": "x14", "showgrid": false, "showline": false, "showticklabels": false, "zeroline": false}, "xaxis10": {"anchor": "y10", "domain": [0.1828, 0.9611], "matches": "x14", "showgrid": false, "showline": false, "showticklabels": false, "tickvals": [], "zeroline": false}, "xaxis11": {"anchor": "y11", "domain": [0.9761, 1.0], "matches": "x15", "showgrid": false, "showline": false, "showticklabels": false, "zeroline": false}, "xaxis12": {"anchor": "y12", "domain": [0.0, 0.0764], "showgrid": false, "showline": false, "showticklabels": false, "zeroline": false}, "xaxis13": {"anchor": "y13", "domain": [0.0914, 0.1678], "linecolor": "#666666", "linewidth": 1.2, "mirror": true, "showgrid": false, "showline": true, "showticklabels": true, "tickfont": {"family": "Arial, Helvetica, sans-serif", "size": 7}, "ticklen": 3, "ticks": "outside", "title": {"font": {"family": "Arial, Helvetica, sans-serif", "size": 9}, "text": "CV"}, "zeroline": false}, "xaxis14": {"anchor": "y14", "domain": [0.1828, 0.9611], "showgrid": false, "showline": false, "showticklabels": true, "side": "bottom", "tickangle": -45, "tickfont": {"family": "Arial, Helvetica, sans-serif", "size": 10}, "ticktext": ["Bort_MCF_1", "Bort_MCF_2", "Carf_HeL_3", "Carf_MCF_3", "Bort_HeL_1", "Bort_MCF_3", "Carf_MCF_1", "Bort_HeL_3", "Carf_MCF_2", "DMSO_HeL_1", "DMSO_MCF_1", "DMSO_MCF_2", "DMSO_HeL_2", "DMSO_HeL_3", "DMSO_MCF_3", "Carf_HeL_1", "Bort_HeL_2", "Carf_HeL_2"], "tickvals": [0, 1, 2, 3, 4, 5, 6, 7, 8, 9, 10, 11, 12, 13, 14, 15, 16, 17], "zeroline": false}, "xaxis15": {"anchor": "y15", "domain": [0.9761, 1.0], "showgrid": false, "showline": false, "showticklabels": true, "tickangle": -90, "tickfont": {"family": "Arial, Helvetica, sans-serif", "size": 9}, "ticktext": ["complex"], "tickvals": ["complex"], "zeroline": false}, "xaxis2": {"anchor": "y2", "domain": [0.1828, 0.9611], "matches": "x14", "showgrid": false, "showline": false, "showticklabels": false, "zeroline": false}, "xaxis3": {"anchor": "y3", "domain": [0.1828, 0.9611], "matches": "x14", "showgrid": false, "showline": false, "showticklabels": false, "zeroline": false}, "xaxis4": {"anchor": "y4", "domain": [0.0, 0.0764], "matches": "x12", "showgrid": false, "showline": false, "showticklabels": false, "zeroline": false}, "xaxis5": {"anchor": "y5", "domain": [0.0914, 0.1678], "linecolor": "#666666", "linewidth": 1.2, "matches": "x13", "mirror": true, "showgrid": false, "showline": true, "showticklabels": false, "zeroline": false}, "xaxis6": {"anchor": "y6", "domain": [0.1828, 0.9611], "matches": "x14", "showgrid": false, "showline": false, "showticklabels": false, "tickvals": [], "zeroline": false}, "xaxis7": {"anchor": "y7", "domain": [0.9761, 1.0], "matches": "x15", "showgrid": false, "showline": false, "showticklabels": false, "zeroline": false}, "xaxis8": {"anchor": "y8", "domain": [0.0, 0.0764], "matches": "x12", "showgrid": false, "showline": false, "showticklabels": false, "zeroline": false}, "xaxis9": {"anchor": "y9", "domain": [0.0914, 0.1678], "linecolor": "#666666", "linewidth": 1.2, "matches": "x13", "mirror": true, "showgrid": false, "showline": true, "showticklabels": false, "zeroline": false}, "yaxis": {"anchor": "x", "domain": [0.926, 1.0], "showgrid": false, "showline": false, "showticklabels": false, "zeroline": false}, "yaxis10": {"anchor": "x10", "autorange": false, "domain": [0.2833, 0.5515], "matches": "y8", "range": [7.5, -0.5], "showgrid": false, "showline": false, "showticklabels": false, "zeroline": false}, "yaxis11": {"anchor": "x11", "autorange": false, "domain": [0.2833, 0.5515], "matches": "y8", "range": [7.5, -0.5], "showgrid": false, "showline": false, "showticklabels": true, "side": "right", "tickfont": {"family": "Arial, Helvetica, sans-serif", "size": 9}, "ticktext": ["RPL23", "RPL26", "RPL11", "RPL5", "RPS14", "RPS3", "RPS6", "RPS27A"], "tickvals": [0, 1, 2, 3, 4, 5, 6, 7], "zeroline": false}, "yaxis12": {"anchor": "x12", "autorange": false, "domain": [0.0, 0.2682], "range": [7.5, -0.5], "showgrid": false, "showline": false, "showticklabels": false, "zeroline": false}, "yaxis13": {"anchor": "x13", "autorange": false, "domain": [0.0, 0.2682], "linecolor": "#666666", "linewidth": 1.2, "matches": "y12", "mirror": true, "range": [7.5, -0.5], "showgrid": false, "showline": true, "showticklabels": false, "zeroline": false}, "yaxis14": {"anchor": "x14", "autorange": false, "domain": [0.0, 0.2682], "matches": "y12", "range": [7.5, -0.5], "showgrid": false, "showline": false, "showticklabels": false, "zeroline": false}, "yaxis15": {"anchor": "x15", "autorange": false, "domain": [0.0, 0.2682], "matches": "y12", "range": [7.5, -0.5], "showgrid": false, "showline": false, "showticklabels": true, "side": "right", "tickfont": {"family": "Arial, Helvetica, sans-serif", "size": 9}, "ticktext": ["HNRNPC", "SF3B1", "DDX5", "HNRNPA1", "U2AF1", "SRSF2", "PRPF8", "SNRNP200"], "tickvals": [0, 1, 2, 3, 4, 5, 6, 7], "zeroline": false}, "yaxis2": {"anchor": "x2", "domain": [0.8879, 0.911], "showgrid": false, "showline": false, "showticklabels": false, "zeroline": false}, "yaxis3": {"anchor": "x3", "domain": [0.8498, 0.8729], "showgrid": false, "showline": false, "showticklabels": false, "zeroline": false}, "yaxis4": {"anchor": "x4", "autorange": false, "domain": [0.5665, 0.8347], "range": [7.5, -0.5], "showgrid": false, "showline": false, "showticklabels": false, "zeroline": false}, "yaxis5": {"anchor": "x5", "autorange": false, "domain": [0.5665, 0.8347], "linecolor": "#666666", "linewidth": 1.2, "matches": "y4", "mirror": true, "range": [7.5, -0.5], "showgrid": false, "showline": true, "showticklabels": false, "zeroline": false}, "yaxis6": {"anchor": "x6", "autorange": false, "domain": [0.5665, 0.8347], "matches": "y4", "range": [7.5, -0.5], "showgrid": false, "showline": false, "showticklabels": false, "zeroline": false}, "yaxis7": {"anchor": "x7", "autorange": false, "domain": [0.5665, 0.8347], "matches": "y4", "range": [7.5, -0.5], "showgrid": false, "showline": false, "showticklabels": true, "side": "right", "tickfont": {"family": "Arial, Helvetica, sans-serif", "size": 9}, "ticktext": ["PSMD2", "PSMD4", "PSMB1", "PSMC1", "PSMA1", "PSMB5", "PSMA2", "PSMD1"], "tickvals": [0, 1, 2, 3, 4, 5, 6, 7], "zeroline": false}, "yaxis8": {"anchor": "x8", "autorange": false, "domain": [0.2833, 0.5515], "range": [7.5, -0.5], "showgrid": false, "showline": false, "showticklabels": false, "zeroline": false}, "yaxis9": {"anchor": "x9", "autorange": false, "domain": [0.2833, 0.5515], "linecolor": "#666666", "linewidth": 1.2, "matches": "y8", "mirror": true, "range": [7.5, -0.5], "showgrid": false, "showline": true, "showticklabels": false, "zeroline": false}}}
